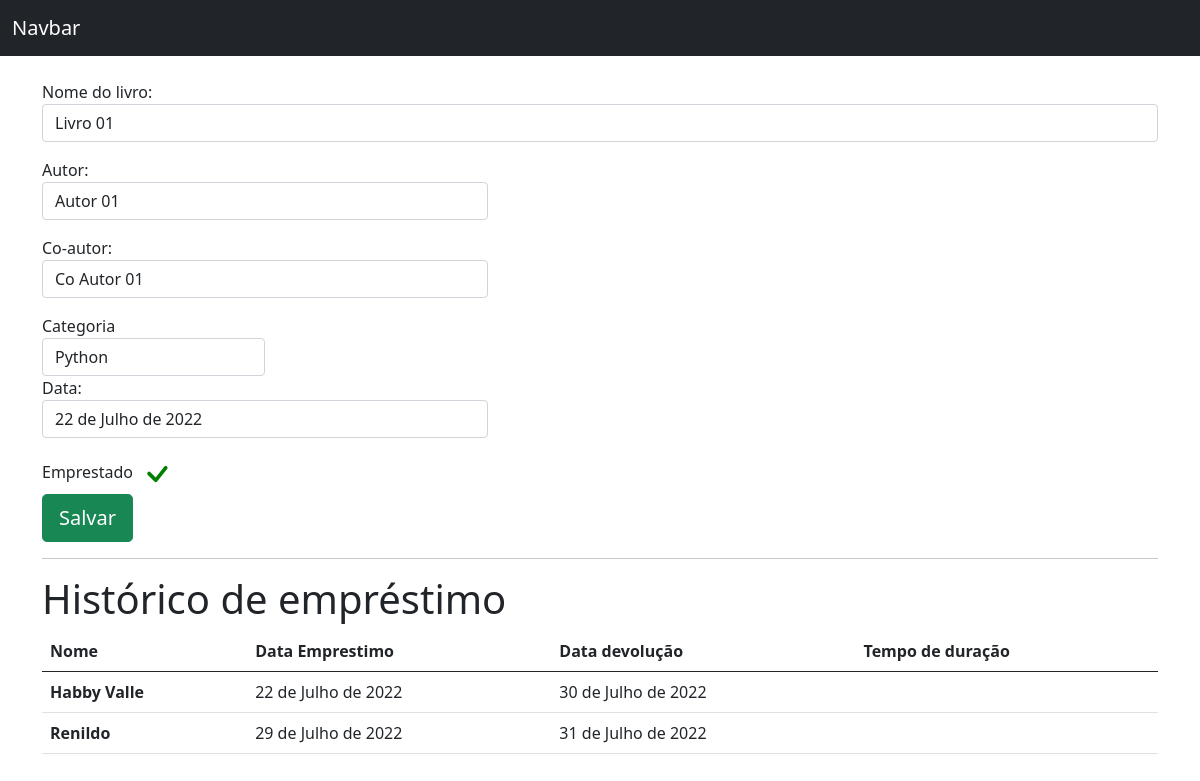
Page /livro/ver_livro/3 (signed in) on the committed database.
### livros_app/models.py (models this page shows, shortened)
class Livros(models.Model):
    nome = models.CharField(max_length=100)
    autor = models.CharField(max_length=30)
    co_autor = models.CharField(max_length=30, blank=True, null= True)
    data_cadastro = models.DateField(default=date.today)
    emprestado = models.BooleanField(default=False)
    categoria = models.ForeignKey(Categoria, on_delete=models.DO_NOTHING)
    usuario = models.ForeignKey(Usuario,on_delete=models.DO_NOTHING)
    class Meta:
        verbose_name = 'Livro'

class Emprestimos(models.Model):
    nome_emprestado = models.ForeignKey(Usuario, on_delete=models.DO_NOTHING, null=True, blank=True)
    choices = (
        ('P', 'Péssimo'),
        ('R', 'Ruim'),
        ('B', 'Bom'),
        ('O', 'Ótimo')
    )
    nome_emprestado_anonimo = models.CharField(max_length=30, blank=True, null= True)
    data_emprestimo = models.DateField(blank=True, null= True)
    data_devolucao = models.DateField(blank=True, null= True)
    livro = models.ForeignKey(Livros, on_delete=models.DO_NOTHING)
    avaliacao = models.CharField(max_length=1, choices=choices, null=True, blank=True)

### usuarios_app/models.py (models this page shows)
class Usuario(models.Model):
    nome = models.CharField(max_length=30)
    email = models.EmailField()
    senha = models.CharField(max_length=64)
    def __str__(self):
        return self.nome

### livros_app/views.py (the view)
# urls.py: path('ver_livro/<int:id>', views.ver_livros, name='ver_livro'),
def ver_livros(request, id):
    if request.session.get('usuario'):
        livro = Livros.objects.get(id=id)
        if request.session.get('usuario') == livro.usuario.id:
            categoria_livro = Categoria.objects.filter(usuario = request.session.get('usuario'))
            emprestimos = Emprestimos.objects.filter(livro = livro)
            return render(request, 'ver_livro.html', {'livro': livro, 'categoria_livro': categoria_livro, 'emprestimos' : emprestimos})
        else:
            return HttpResponse('Esse livro não é seu')
    return redirect('/auth/login/?status=2')

### livros_app/models.py (called while the page is built)
    def __str__(self):
        return self.nome

### livros_app/templates/ver_livro.html (shortened to what this page needs)
{% extends 'base.html' %}
{% block 'conteudo' %}
<div class="container">
    <br>
    <form action="#" method="POST">
        <p>
            <label>Nome do livro:</label>
            <input class="form-control" type="texte" value="{{livro.nome}}" name="nome_livro">
          </p>
          <p>
            <label>Autor:</label>
            <input style="width: 40%;" class="form-control" type="texte" value="{{livro.autor}}" name="autor">
          </p>
          <p>
            <label>Co-autor:</label>
            <input style="width: 40%;" class="form-control" type="texte" value="{{livro.co_autor}}" name="co_autor">
          </p>
          <label>Categoria</label>
          <select name = "categoria" class = "form-control" style = "width: 20%">
            {% for i in categoria_livro %}
            {% if livro.categoria.nome == i.nome %}
              <option selected>{{i}}</option>
            {% else %}
              <option>{{i}}</option>
            {% endif %}
            {% endfor %}
          </select>
          <p>
            <label>Data:</label>
            <input style="width: 40%;" class="form-control" type="texte" value="{{livro.data_cadastro}}" name="co_autor">
          </p>
        <label>Emprestado</label>
        {% if livro.emprestado %}
          <svg style="color: green" xmlns="http://www.w3.org/2000/svg" width="40" height="40" fill="currentColor" class="bi bi-check" viewBox="0 0 16 16">
            <path d="M10.97 4.97a.75.75 0 0 1 1.07 1.05l-3.99 4.99a.75.75 0 0 1-1.08.02L4.324 8.384a.75.75 0 1 1 1.06-1.06l2.094 2.093 3.473-4.425a.267.267 0 0 1 .02-.022z"/>
          </svg>
        {% endif %}
        <br>
        <input type="submit" class="btn btn-success btn-lg" value="Salvar">
    </form>
    <hr>
    <h1>Histórico de empréstimo</h1>
    <table class="table">
      <thead>
        <tr>
          <th scope="col">Nome</th>
          <th scope="col">Data Emprestimo</th>
          <th scope="col">Data devolução</th>
          <th scope="col">Tempo de duração</th>
        </tr>
      </thead>
      <tbody>
        {% for i in emprestimos %}
        <tr>
          {% if i.nome_emprestado_anonimo %}
          <th scope="row">{{i.nome_emprestado_anonimo}}</th>
          {% else %}
          <th scope="row">{{i.nome_emprestado}}</th>
          {% endif %}
          <td>{{i.data_emprestimo}}</td>
          <td>{{i.data_devolucao}}</td>
          <td></td>
        </tr>
        {% endfor %}
      </tbody>
    </table>
</div>
{% endblock 'conteudo' %}

### templates/base.html (shortened to what this page needs)
<!doctype html>
<html lang="en">
  <head>
    <link href="https://cdn.jsdelivr.net/npm/bootstrap@5.0.2/dist/css/bootstrap.min.css" rel="stylesheet">
  </head>
  <body>
    <nav class="navbar navbar-dark bg-dark">
        <div class="container-fluid">
          <a class="navbar-brand" href="{% url 'home' %}">Navbar</a>
        </div>
    </nav>
    {% block 'conteudo' %}{% endblock 'conteudo' %}
  </body>
</html>

### rows in the picture
Livros: nome_livro "Livro 01", autor "Autor 01", co_autor "Co Autor 01", co_autor "22 de Julho de 2022"
Emprestimos: nome_emprestado "Habby Valle", data_emprestimo "22 de Julho de 2022", data_devolucao "30 de Julho de 2022"
Emprestimos: nome_emprestado_anonimo "Renildo", data_emprestimo "29 de Julho de 2022", data_devolucao "31 de Julho de 2022"

### other values in the picture
form field categoria "Python"
